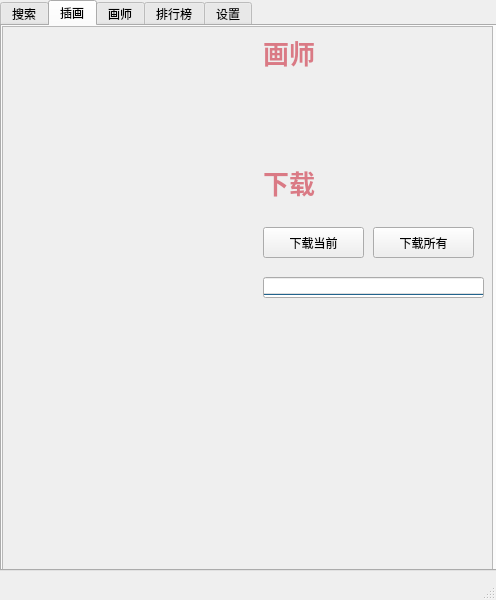
<?xml version="1.0" encoding="UTF-8"?>
<ui version="4.0">
 <class>Pixiv</class>
 <widget class="QMainWindow" name="Pixiv">
  <property name="geometry">
   <rect>
    <x>0</x>
    <y>0</y>
    <width>496</width>
    <height>600</height>
   </rect>
  </property>
  <property name="minimumSize">
   <size>
    <width>0</width>
    <height>0</height>
   </size>
  </property>
  <property name="maximumSize">
   <size>
    <width>500</width>
    <height>600</height>
   </size>
  </property>
  <property name="windowTitle">
   <string>Pixiv</string>
  </property>
  <widget class="QWidget" name="centralwidget">
   <widget class="QTabWidget" name="tabWidget">
    <property name="geometry">
     <rect>
      <x>0</x>
      <y>0</y>
      <width>498</width>
      <height>571</height>
     </rect>
    </property>
    <property name="styleSheet">
     <string notr="true"/>
    </property>
    <property name="currentIndex">
     <number>1</number>
    </property>
    <widget class="QWidget" name="tab_4">
     <attribute name="title">
      <string>搜索</string>
     </attribute>
     <widget class="QToolButton" name="toolButton">
      <property name="geometry">
       <rect>
        <x>10</x>
        <y>140</y>
        <width>101</width>
        <height>31</height>
       </rect>
      </property>
      <property name="cursor">
       <cursorShape>PointingHandCursor</cursorShape>
      </property>
      <property name="text">
       <string>查找</string>
      </property>
     </widget>
     <widget class="QLineEdit" name="lineEdit">
      <property name="geometry">
       <rect>
        <x>120</x>
        <y>140</y>
        <width>211</width>
        <height>31</height>
       </rect>
      </property>
     </widget>
     <widget class="QComboBox" name="comboBox">
      <property name="geometry">
       <rect>
        <x>340</x>
        <y>140</y>
        <width>131</width>
        <height>31</height>
       </rect>
      </property>
      <item>
       <property name="text">
        <string>插画ID</string>
       </property>
      </item>
      <item>
       <property name="text">
        <string>画师ID</string>
       </property>
      </item>
      <item>
       <property name="text">
        <string>插画标题</string>
       </property>
      </item>
     </widget>
     <widget class="QToolButton" name="toolButton_2">
      <property name="geometry">
       <rect>
        <x>10</x>
        <y>180</y>
        <width>101</width>
        <height>31</height>
       </rect>
      </property>
      <property name="cursor">
       <cursorShape>PointingHandCursor</cursorShape>
      </property>
      <property name="text">
       <string>随机插画</string>
      </property>
     </widget>
     <widget class="QTextEdit" name="textEdit">
      <property name="geometry">
       <rect>
        <x>10</x>
        <y>220</y>
        <width>481</width>
        <height>261</height>
       </rect>
      </property>
      <property name="styleSheet">
       <string notr="true">font: 10pt &quot;黑体&quot;;
</string>
      </property>
      <property name="verticalScrollBarPolicy">
       <enum>Qt::ScrollBarAlwaysOn</enum>
      </property>
      <property name="horizontalScrollBarPolicy">
       <enum>Qt::ScrollBarAlwaysOn</enum>
      </property>
      <property name="lineWrapMode">
       <enum>QTextEdit::NoWrap</enum>
      </property>
     </widget>
     <widget class="QTextEdit" name="textEdit_2">
      <property name="geometry">
       <rect>
        <x>10</x>
        <y>10</y>
        <width>471</width>
        <height>121</height>
       </rect>
      </property>
      <property name="html">
       <string>&lt;!DOCTYPE HTML PUBLIC &quot;-//W3C//DTD HTML 4.0//EN&quot; &quot;http://www.w3.org/TR/REC-html40/strict.dtd&quot;&gt;
&lt;html&gt;&lt;head&gt;&lt;meta name=&quot;qrichtext&quot; content=&quot;1&quot; /&gt;&lt;style type=&quot;text/css&quot;&gt;
p, li { white-space: pre-wrap; }
&lt;/style&gt;&lt;/head&gt;&lt;body style=&quot; font-family:'SimSun'; font-size:9pt; font-weight:400; font-style:normal;&quot;&gt;
&lt;p style=&quot; margin-top:0px; margin-bottom:0px; margin-left:0px; margin-right:0px; -qt-block-indent:0; text-indent:0px;&quot;&gt;&lt;span style=&quot; font-weight:600;&quot;&gt;Pixiv 小工具 v1.1 (基于Qt开发)&lt;/span&gt;&lt;/p&gt;
&lt;p style=&quot; margin-top:0px; margin-bottom:0px; margin-left:0px; margin-right:0px; -qt-block-indent:0; text-indent:0px;&quot;&gt;&lt;span style=&quot; font-weight:600;&quot;&gt;输入你要查找的插画Id或者画师id，然后选择搜索类型，点查找即可。&lt;/span&gt;&lt;/p&gt;
&lt;p style=&quot; margin-top:0px; margin-bottom:0px; margin-left:0px; margin-right:0px; -qt-block-indent:0; text-indent:0px;&quot;&gt;&lt;span style=&quot; font-weight:600;&quot;&gt;注意：不会自动跳转到对应页，请手动切换&lt;/span&gt;&lt;/p&gt;
&lt;p style=&quot; margin-top:0px; margin-bottom:0px; margin-left:0px; margin-right:0px; -qt-block-indent:0; text-indent:0px;&quot;&gt;&lt;span style=&quot; font-weight:600;&quot;&gt;By Ealodi，QQ&lt;/span&gt;&lt;span style=&quot; font-weight:600; text-decoration: underline;&quot;&gt;1049700117&lt;/span&gt;&lt;/p&gt;
&lt;p style=&quot; margin-top:0px; margin-bottom:0px; margin-left:0px; margin-right:0px; -qt-block-indent:0; text-indent:0px;&quot;&gt;&lt;span style=&quot; font-weight:600;&quot;&gt;个人博客:https://ealodi.xyz&lt;/span&gt;&lt;/p&gt;&lt;/body&gt;&lt;/html&gt;</string>
      </property>
     </widget>
    </widget>
    <widget class="QWidget" name="tab">
     <attribute name="title">
      <string>插画</string>
     </attribute>
     <widget class="QScrollArea" name="scrollArea">
      <property name="geometry">
       <rect>
        <x>0</x>
        <y>0</y>
        <width>491</width>
        <height>551</height>
       </rect>
      </property>
      <property name="minimumSize">
       <size>
        <width>0</width>
        <height>0</height>
       </size>
      </property>
      <property name="verticalScrollBarPolicy">
       <enum>Qt::ScrollBarAsNeeded</enum>
      </property>
      <property name="horizontalScrollBarPolicy">
       <enum>Qt::ScrollBarAlwaysOff</enum>
      </property>
      <property name="widgetResizable">
       <bool>true</bool>
      </property>
      <widget class="QWidget" name="scrollAreaWidgetContents">
       <property name="geometry">
        <rect>
         <x>0</x>
         <y>0</y>
         <width>491</width>
         <height>549</height>
        </rect>
       </property>
       <property name="minimumSize">
        <size>
         <width>491</width>
         <height>549</height>
        </size>
       </property>
       <widget class="QToolButton" name="toolButton_3">
        <property name="geometry">
         <rect>
          <x>370</x>
          <y>200</y>
          <width>101</width>
          <height>31</height>
         </rect>
        </property>
        <property name="text">
         <string>下载所有</string>
        </property>
       </widget>
       <widget class="QProgressBar" name="progressBar_2">
        <property name="geometry">
         <rect>
          <x>260</x>
          <y>250</y>
          <width>221</width>
          <height>21</height>
         </rect>
        </property>
        <property name="value">
         <number>0</number>
        </property>
        <property name="orientation">
         <enum>Qt::Vertical</enum>
        </property>
        <property name="textDirection">
         <enum>QProgressBar::BottomToTop</enum>
        </property>
        <property name="format">
         <string>已下载%p%</string>
        </property>
       </widget>
       <widget class="QLabel" name="label">
        <property name="geometry">
         <rect>
          <x>260</x>
          <y>10</y>
          <width>101</width>
          <height>31</height>
         </rect>
        </property>
        <property name="styleSheet">
         <string notr="true">font-family: 黑体;font-size: 26px;text-align: center;color: #da7a85;font-weight: 600;</string>
        </property>
        <property name="text">
         <string>画师</string>
        </property>
       </widget>
       <widget class="QLabel" name="label_4">
        <property name="geometry">
         <rect>
          <x>260</x>
          <y>140</y>
          <width>101</width>
          <height>31</height>
         </rect>
        </property>
        <property name="styleSheet">
         <string notr="true">font-family: 黑体;font-size: 26px;text-align: center;color: #da7a85;font-weight: 600;</string>
        </property>
        <property name="text">
         <string>下载</string>
        </property>
       </widget>
       <widget class="QToolButton" name="toolButton_5">
        <property name="geometry">
         <rect>
          <x>260</x>
          <y>200</y>
          <width>101</width>
          <height>31</height>
         </rect>
        </property>
        <property name="text">
         <string>下载当前</string>
        </property>
       </widget>
      </widget>
     </widget>
    </widget>
    <widget class="QWidget" name="tab_2">
     <attribute name="title">
      <string>画师</string>
     </attribute>
     <widget class="QScrollArea" name="scrollArea_3">
      <property name="geometry">
       <rect>
        <x>0</x>
        <y>0</y>
        <width>491</width>
        <height>561</height>
       </rect>
      </property>
      <property name="minimumSize">
       <size>
        <width>0</width>
        <height>0</height>
       </size>
      </property>
      <property name="verticalScrollBarPolicy">
       <enum>Qt::ScrollBarAsNeeded</enum>
      </property>
      <property name="horizontalScrollBarPolicy">
       <enum>Qt::ScrollBarAlwaysOff</enum>
      </property>
      <property name="widgetResizable">
       <bool>true</bool>
      </property>
      <widget class="QWidget" name="scrollAreaWidgetContents_3">
       <property name="geometry">
        <rect>
         <x>0</x>
         <y>0</y>
         <width>491</width>
         <height>600</height>
        </rect>
       </property>
       <property name="minimumSize">
        <size>
         <width>491</width>
         <height>600</height>
        </size>
       </property>
       <widget class="QPushButton" name="pushButton">
        <property name="geometry">
         <rect>
          <x>90</x>
          <y>160</y>
          <width>93</width>
          <height>28</height>
         </rect>
        </property>
        <property name="text">
         <string>加载下一页</string>
        </property>
       </widget>
      </widget>
     </widget>
    </widget>
    <widget class="QWidget" name="tab_5">
     <attribute name="title">
      <string>排行榜</string>
     </attribute>
     <widget class="QScrollArea" name="scrollArea_4">
      <property name="geometry">
       <rect>
        <x>0</x>
        <y>0</y>
        <width>491</width>
        <height>561</height>
       </rect>
      </property>
      <property name="minimumSize">
       <size>
        <width>0</width>
        <height>0</height>
       </size>
      </property>
      <property name="verticalScrollBarPolicy">
       <enum>Qt::ScrollBarAsNeeded</enum>
      </property>
      <property name="horizontalScrollBarPolicy">
       <enum>Qt::ScrollBarAlwaysOff</enum>
      </property>
      <property name="widgetResizable">
       <bool>true</bool>
      </property>
      <widget class="QWidget" name="scrollAreaWidgetContents_4">
       <property name="geometry">
        <rect>
         <x>0</x>
         <y>0</y>
         <width>491</width>
         <height>600</height>
        </rect>
       </property>
       <property name="minimumSize">
        <size>
         <width>491</width>
         <height>600</height>
        </size>
       </property>
       <widget class="QDateEdit" name="dateEdit">
        <property name="geometry">
         <rect>
          <x>50</x>
          <y>20</y>
          <width>110</width>
          <height>22</height>
         </rect>
        </property>
        <property name="displayFormat">
         <string>yyyy-M-d</string>
        </property>
       </widget>
       <widget class="QLabel" name="label_7">
        <property name="geometry">
         <rect>
          <x>10</x>
          <y>20</y>
          <width>41</width>
          <height>22</height>
         </rect>
        </property>
        <property name="text">
         <string>日期:</string>
        </property>
       </widget>
       <widget class="QPushButton" name="pushButton_2">
        <property name="geometry">
         <rect>
          <x>270</x>
          <y>20</y>
          <width>51</width>
          <height>22</height>
         </rect>
        </property>
        <property name="text">
         <string>确定</string>
        </property>
       </widget>
       <widget class="QComboBox" name="comboBox_3">
        <property name="geometry">
         <rect>
          <x>170</x>
          <y>20</y>
          <width>87</width>
          <height>22</height>
         </rect>
        </property>
        <item>
         <property name="text">
          <string>日榜</string>
         </property>
        </item>
        <item>
         <property name="text">
          <string>周榜</string>
         </property>
        </item>
        <item>
         <property name="text">
          <string>月榜</string>
         </property>
        </item>
       </widget>
       <widget class="QPushButton" name="pushButton_3">
        <property name="geometry">
         <rect>
          <x>110</x>
          <y>160</y>
          <width>93</width>
          <height>28</height>
         </rect>
        </property>
        <property name="text">
         <string>下一页</string>
        </property>
       </widget>
      </widget>
     </widget>
    </widget>
    <widget class="QWidget" name="tab_3">
     <attribute name="title">
      <string>设置</string>
     </attribute>
     <widget class="QScrollArea" name="scrollArea_2">
      <property name="geometry">
       <rect>
        <x>0</x>
        <y>0</y>
        <width>491</width>
        <height>561</height>
       </rect>
      </property>
      <property name="minimumSize">
       <size>
        <width>0</width>
        <height>0</height>
       </size>
      </property>
      <property name="verticalScrollBarPolicy">
       <enum>Qt::ScrollBarAsNeeded</enum>
      </property>
      <property name="horizontalScrollBarPolicy">
       <enum>Qt::ScrollBarAlwaysOff</enum>
      </property>
      <property name="widgetResizable">
       <bool>true</bool>
      </property>
      <widget class="QWidget" name="scrollAreaWidgetContents_2">
       <property name="geometry">
        <rect>
         <x>0</x>
         <y>0</y>
         <width>491</width>
         <height>600</height>
        </rect>
       </property>
       <property name="minimumSize">
        <size>
         <width>491</width>
         <height>600</height>
        </size>
       </property>
       <widget class="QWidget" name="gridLayoutWidget">
        <property name="geometry">
         <rect>
          <x>0</x>
          <y>0</y>
          <width>271</width>
          <height>41</height>
         </rect>
        </property>
        <layout class="QGridLayout" name="gridLayout">
         <item row="0" column="1">
          <widget class="QLineEdit" name="lineEdit_2"/>
         </item>
         <item row="0" column="0">
          <widget class="QLabel" name="label_2">
           <property name="text">
            <string>保存路径: </string>
           </property>
          </widget>
         </item>
         <item row="0" column="2">
          <widget class="QToolButton" name="liulan">
           <property name="text">
            <string>...</string>
           </property>
          </widget>
         </item>
        </layout>
       </widget>
       <widget class="QWidget" name="formLayoutWidget">
        <property name="geometry">
         <rect>
          <x>0</x>
          <y>40</y>
          <width>259</width>
          <height>51</height>
         </rect>
        </property>
        <layout class="QFormLayout" name="formLayout">
         <item row="0" column="0">
          <widget class="QLabel" name="label_3">
           <property name="text">
            <string>随机插画开启R18： </string>
           </property>
          </widget>
         </item>
         <item row="0" column="1">
          <widget class="QCheckBox" name="checkBox">
           <property name="text">
            <string>是/否</string>
           </property>
          </widget>
         </item>
         <item row="1" column="0">
          <widget class="QLabel" name="label_6">
           <property name="text">
            <string>预览插画质量： </string>
           </property>
          </widget>
         </item>
         <item row="1" column="1">
          <widget class="QComboBox" name="comboBox_2">
           <item>
            <property name="text">
             <string>低</string>
            </property>
           </item>
           <item>
            <property name="text">
             <string>中</string>
            </property>
           </item>
           <item>
            <property name="text">
             <string>高</string>
            </property>
           </item>
           <item>
            <property name="text">
             <string>原始</string>
            </property>
           </item>
          </widget>
         </item>
        </layout>
       </widget>
       <widget class="QToolButton" name="toolButton_4">
        <property name="geometry">
         <rect>
          <x>390</x>
          <y>10</y>
          <width>61</width>
          <height>31</height>
         </rect>
        </property>
        <property name="cursor">
         <cursorShape>PointingHandCursor</cursorShape>
        </property>
        <property name="text">
         <string>保存</string>
        </property>
       </widget>
      </widget>
     </widget>
    </widget>
   </widget>
  </widget>
  <widget class="QStatusBar" name="statusbar"/>
 </widget>
 <resources/>
 <connections/>
</ui>
